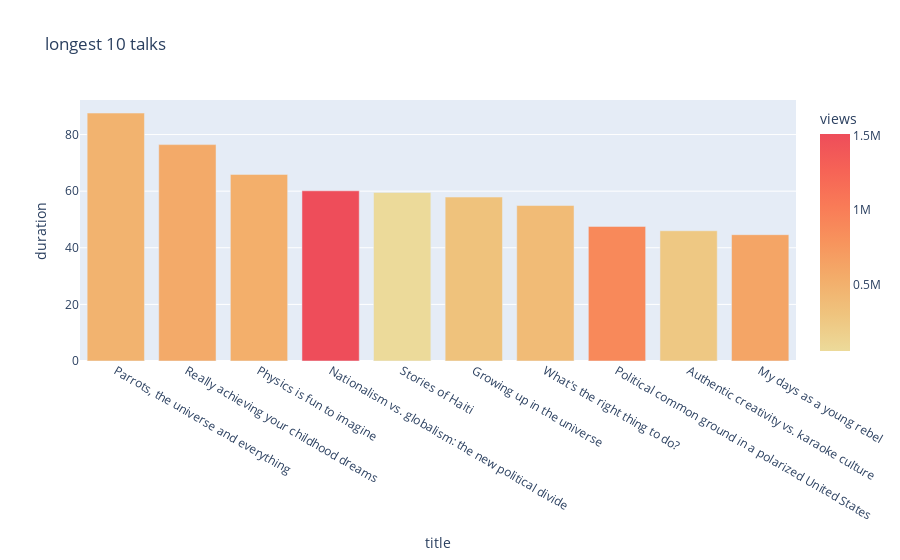

The code cell stored with this chart in its notebook:
### Markdown cell above
### ▶ Longest 10 talks

### Code cell
duration = df1.sort_values(by = 'duration', ascending = False).head(10)

fig = px.bar(duration, 
             x ='title', 
             y='duration',
             color = 'views',
             color_continuous_scale = px.colors.sequential.Oryel, 
             title='longest 10 talks')
fig.show()

### Figure 1 — Plotly figure (JSON) as saved in the notebook; plotly's stock layout.template omitted (floating-point values rounded to 4 significant figures)
{"data": [{"alignmentgroup": "True", "hovertemplate": "title=%{x}<br>duration=%{y}<br>views=%{marker.color}<extra></extra>", "legendgroup": "", "marker": {"color": [473220, 564781, 521974, 1514291, 50443, 318423, 393459, 890478, 251313, 620806], "coloraxis": "coloraxis", "pattern": {"shape": ""}}, "name": "", "offsetgroup": "", "orientation": "v", "showlegend": false, "textposition": "auto", "type": "bar", "x": ["Parrots, the universe and everything", "Really achieving your childhood dreams", "Physics is fun to imagine", "Nationalism vs. globalism: the new political divide", "Stories of Haiti", "Growing up in the universe", "What's the right thing to do?", "Political common ground in a polarized United States", "Authentic creativity vs. karaoke culture", "My days as a young rebel"], "xaxis": "x", "y": [87.6, 76.45, 65.92, 60.13, 59.55, 57.92, 54.93, 47.55, 46.02, 44.63], "yaxis": "y"}], "layout": {"barmode": "relative", "coloraxis": {"colorbar": {"title": {"text": "views"}}, "colorscale": [[0, "rgb(236, 218, 154)"], [0.1667, "rgb(239, 196, 126)"], [0.3333, "rgb(243, 173, 106)"], [0.5, "rgb(247, 148, 93)"], [0.6667, "rgb(249, 123, 87)"], [0.8333, "rgb(246, 99, 86)"], [1, "rgb(238, 77, 90)"]]}, "legend": {"tracegroupgap": 0}, "title": {"text": "longest 10 talks"}, "xaxis": {"anchor": "y", "domain": [0, 1], "title": {"text": "title"}}, "yaxis": {"anchor": "x", "domain": [0, 1], "title": {"text": "duration"}}}}
